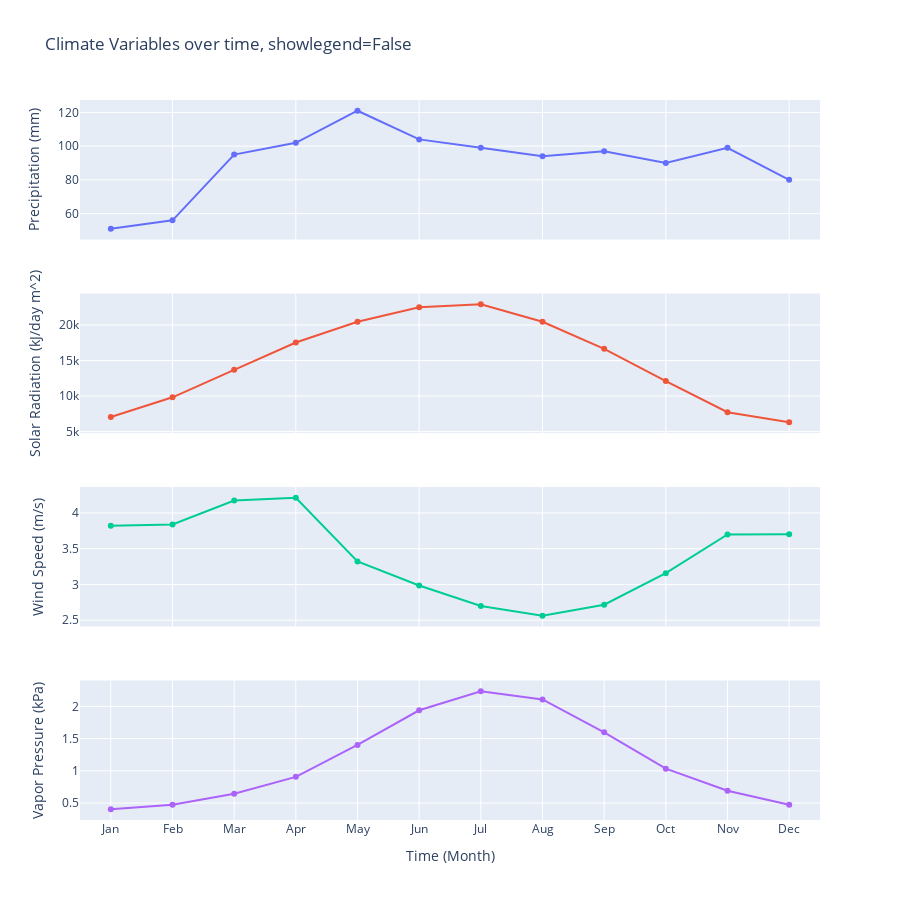

Notebook cell for this chart:
### Code cell
fig = make_subplots(rows=4, cols=1, shared_xaxes=True)

trace_prec = go.Scatter(x=x_monthly, y=wc_df['prec'], showlegend=False)
trace_srad = go.Scatter(x=x_monthly, y=wc_df['srad'], showlegend=False)
trace_wind = go.Scatter(x=x_monthly, y=wc_df['wind'], showlegend=False)
trace_vapr = go.Scatter(x=x_monthly, y=wc_df['vapr'], showlegend=False)

fig.add_trace(trace_prec, row=1, col=1)
fig.add_trace(trace_srad, row=2, col=1)
fig.add_trace(trace_wind, row=3, col=1)
fig.add_trace(trace_vapr, row=4, col=1)

update_xaxes_months(fig, row=4, col=1)

fig.update_yaxes(row=1, col=1, title='Precipitation (mm)')
fig.update_yaxes(row=2, col=1, title='Solar Radiation (kJ/day m^2)')
fig.update_yaxes(row=3, col=1, title='Wind Speed (m/s)')
fig.update_yaxes(row=4, col=1, title='Vapor Pressure (kPa)')

fig.update_layout(height=900, title='Climate Variables over time, showlegend=False')

fig.show()

### Figure 1 — Plotly figure (JSON) as saved in the notebook; plotly's stock layout.template omitted (floating-point values rounded to 4 significant figures)
{"data": [{"showlegend": false, "type": "scatter", "x": [1, 2, 3, 4, 5, 6, 7, 8, 9, 10, 11, 12], "xaxis": "x", "y": [51, 56, 95, 102, 121, 104, 99, 94, 97, 90, 99, 80], "yaxis": "y"}, {"showlegend": false, "type": "scatter", "x": [1, 2, 3, 4, 5, 6, 7, 8, 9, 10, 11, 12], "xaxis": "x2", "y": [7054, 9823, 13698, 17537, 20449, 22488, 22926, 20453, 16648, 12106, 7727, 6311], "yaxis": "y2"}, {"showlegend": false, "type": "scatter", "x": [1, 2, 3, 4, 5, 6, 7, 8, 9, 10, 11, 12], "xaxis": "x3", "y": [3.822, 3.84, 4.174, 4.214, 3.322, 2.986, 2.698, 2.562, 2.717, 3.158, 3.7, 3.703], "yaxis": "y3"}, {"showlegend": false, "type": "scatter", "x": [1, 2, 3, 4, 5, 6, 7, 8, 9, 10, 11, 12], "xaxis": "x4", "y": [0.4038, 0.4731, 0.6456, 0.9068, 1.402, 1.94, 2.235, 2.108, 1.597, 1.034, 0.6916, 0.4731], "yaxis": "y4"}], "layout": {"height": 900, "title": {"text": "Climate Variables over time, showlegend=False"}, "xaxis": {"anchor": "y", "domain": [0, 1], "matches": "x4", "showticklabels": false}, "xaxis2": {"anchor": "y2", "domain": [0, 1], "matches": "x4", "showticklabels": false}, "xaxis3": {"anchor": "y3", "domain": [0, 1], "matches": "x4", "showticklabels": false}, "xaxis4": {"anchor": "y4", "domain": [0, 1], "range": [0.5, 12.5], "ticktext": ["Jan", "Feb", "Mar", "Apr", "May", "Jun", "Jul", "Aug", "Sep", "Oct", "Nov", "Dec"], "tickvals": [1, 2, 3, 4, 5, 6, 7, 8, 9, 10, 11, 12], "title": {"text": "Time (Month)"}}, "yaxis": {"anchor": "x", "domain": [0.8063, 1], "title": {"text": "Precipitation (mm)"}}, "yaxis2": {"anchor": "x2", "domain": [0.5375, 0.7312], "title": {"text": "Solar Radiation (kJ/day m^2)"}}, "yaxis3": {"anchor": "x3", "domain": [0.2687, 0.4625], "title": {"text": "Wind Speed (m/s)"}}, "yaxis4": {"anchor": "x4", "domain": [0, 0.1938], "title": {"text": "Vapor Pressure (kPa)"}}}}
